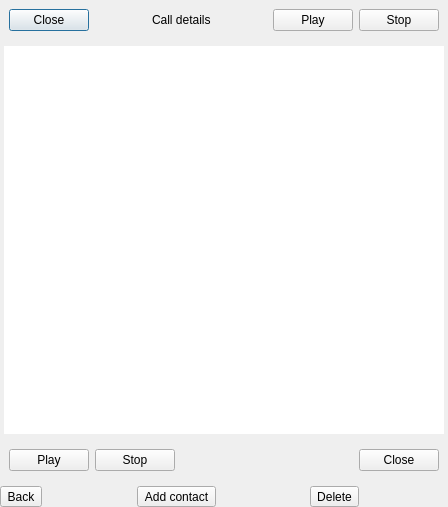
<?xml version="1.0" encoding="UTF-8"?>
<ui version="4.0">
 <class>CallDetails</class>
 <widget class="QDialog" name="CallDetails">
  <property name="geometry">
   <rect>
    <x>0</x>
    <y>0</y>
    <width>448</width>
    <height>507</height>
   </rect>
  </property>
  <property name="windowTitle">
   <string>Call Details</string>
  </property>
  <layout class="QGridLayout" name="gridLayout">
   <property name="margin">
    <number>0</number>
   </property>
   <item row="0" column="0" colspan="5">
    <widget class="QFrame" name="frBBControls">
     <property name="frameShape">
      <enum>QFrame::NoFrame</enum>
     </property>
     <property name="frameShadow">
      <enum>QFrame::Plain</enum>
     </property>
     <layout class="QGridLayout" name="gridLayout_5">
      <item row="0" column="0">
       <layout class="QGridLayout" name="gridLayout_4">
        <item row="0" column="0">
         <widget class="QPushButton" name="btCallDetailsCloseBB">
          <property name="text">
           <string>Close</string>
          </property>
         </widget>
        </item>
        <item row="0" column="4">
         <widget class="QPushButton" name="btCallDetailsPlayBB">
          <property name="text">
           <string>Play</string>
          </property>
         </widget>
        </item>
        <item row="0" column="2">
         <widget class="QLabel" name="bbFrameLabel">
          <property name="text">
           <string>Call details</string>
          </property>
         </widget>
        </item>
        <item row="0" column="5">
         <widget class="QPushButton" name="btCallDetailsStopBB">
          <property name="text">
           <string>Stop</string>
          </property>
         </widget>
        </item>
        <item row="0" column="1">
         <spacer name="horizontalSpacer_2">
          <property name="orientation">
           <enum>Qt::Horizontal</enum>
          </property>
          <property name="sizeHint" stdset="0">
           <size>
            <width>40</width>
            <height>20</height>
           </size>
          </property>
         </spacer>
        </item>
        <item row="0" column="3">
         <spacer name="horizontalSpacer_3">
          <property name="orientation">
           <enum>Qt::Horizontal</enum>
          </property>
          <property name="sizeHint" stdset="0">
           <size>
            <width>40</width>
            <height>20</height>
           </size>
          </property>
         </spacer>
        </item>
       </layout>
      </item>
     </layout>
    </widget>
   </item>
   <item row="3" column="0" colspan="5">
    <widget class="QFrame" name="frDesktopControls">
     <property name="frameShape">
      <enum>QFrame::NoFrame</enum>
     </property>
     <property name="frameShadow">
      <enum>QFrame::Plain</enum>
     </property>
     <layout class="QGridLayout" name="gridLayout_3">
      <item row="0" column="0">
       <layout class="QGridLayout" name="gridLayout_2">
        <item row="0" column="1">
         <widget class="QPushButton" name="btCallDetailsStop">
          <property name="text">
           <string>Stop</string>
          </property>
         </widget>
        </item>
        <item row="0" column="3">
         <widget class="QPushButton" name="btCallDetailsClose">
          <property name="text">
           <string>Close</string>
          </property>
         </widget>
        </item>
        <item row="0" column="0">
         <widget class="QPushButton" name="btCallDetailsPlay">
          <property name="text">
           <string>Play</string>
          </property>
         </widget>
        </item>
        <item row="0" column="2">
         <spacer name="horizontalSpacer">
          <property name="orientation">
           <enum>Qt::Horizontal</enum>
          </property>
          <property name="sizeHint" stdset="0">
           <size>
            <width>40</width>
            <height>20</height>
           </size>
          </property>
         </spacer>
        </item>
       </layout>
      </item>
     </layout>
    </widget>
   </item>
   <item row="4" column="0" colspan="5">
    <widget class="QFrame" name="frCallDetailsTools">
     <property name="frameShape">
      <enum>QFrame::NoFrame</enum>
     </property>
     <property name="frameShadow">
      <enum>QFrame::Raised</enum>
     </property>
     <layout class="QGridLayout" name="gridLayout_7">
      <property name="margin">
       <number>0</number>
      </property>
      <item row="0" column="1">
       <spacer name="horizontalSpacer_4">
        <property name="orientation">
         <enum>Qt::Horizontal</enum>
        </property>
        <property name="sizeHint" stdset="0">
         <size>
          <width>40</width>
          <height>20</height>
         </size>
        </property>
       </spacer>
      </item>
      <item row="0" column="4">
       <widget class="QToolButton" name="btCallDetailsDelete">
        <property name="text">
         <string>Delete</string>
        </property>
        <property name="icon">
         <iconset resource="taki.qrc">
          <normaloff>:/icons/delete.png</normaloff>:/icons/delete.png</iconset>
        </property>
       </widget>
      </item>
      <item row="0" column="2">
       <widget class="QToolButton" name="btCallDetailsAddContact">
        <property name="text">
         <string>Add contact</string>
        </property>
        <property name="icon">
         <iconset resource="taki.qrc">
          <normaloff>:/icons/add-contact.png</normaloff>:/icons/add-contact.png</iconset>
        </property>
       </widget>
      </item>
      <item row="0" column="3">
       <spacer name="horizontalSpacer_5">
        <property name="orientation">
         <enum>Qt::Horizontal</enum>
        </property>
        <property name="sizeHint" stdset="0">
         <size>
          <width>40</width>
          <height>20</height>
         </size>
        </property>
       </spacer>
      </item>
      <item row="0" column="0">
       <widget class="QToolButton" name="btCallDetailsBack">
        <property name="text">
         <string>Back</string>
        </property>
        <property name="icon">
         <iconset resource="taki.qrc">
          <normaloff>:/icons/arrow-left.png</normaloff>:/icons/arrow-left.png</iconset>
        </property>
       </widget>
      </item>
      <item row="0" column="5">
       <spacer name="horizontalSpacer_6">
        <property name="orientation">
         <enum>Qt::Horizontal</enum>
        </property>
        <property name="sizeHint" stdset="0">
         <size>
          <width>40</width>
          <height>20</height>
         </size>
        </property>
       </spacer>
      </item>
     </layout>
    </widget>
   </item>
   <item row="1" column="0" colspan="5">
    <layout class="QGridLayout" name="gridLayout_6">
     <property name="leftMargin">
      <number>4</number>
     </property>
     <property name="topMargin">
      <number>0</number>
     </property>
     <property name="rightMargin">
      <number>4</number>
     </property>
     <property name="bottomMargin">
      <number>0</number>
     </property>
     <item row="0" column="0">
      <widget class="QTextBrowser" name="callDetailsText">
       <property name="focusPolicy">
        <enum>Qt::NoFocus</enum>
       </property>
       <property name="frameShape">
        <enum>QFrame::NoFrame</enum>
       </property>
       <property name="verticalScrollBarPolicy">
        <enum>Qt::ScrollBarAlwaysOff</enum>
       </property>
       <property name="horizontalScrollBarPolicy">
        <enum>Qt::ScrollBarAlwaysOff</enum>
       </property>
       <property name="textInteractionFlags">
        <set>Qt::NoTextInteraction</set>
       </property>
       <property name="openLinks">
        <bool>false</bool>
       </property>
      </widget>
     </item>
    </layout>
   </item>
  </layout>
 </widget>
 <resources>
  <include location="taki.qrc"/>
 </resources>
 <connections>
  <connection>
   <sender>btCallDetailsClose</sender>
   <signal>clicked()</signal>
   <receiver>CallDetails</receiver>
   <slot>accept()</slot>
   <hints>
    <hint type="sourcelabel">
     <x>442</x>
     <y>458</y>
    </hint>
    <hint type="destinationlabel">
     <x>374</x>
     <y>268</y>
    </hint>
   </hints>
  </connection>
  <connection>
   <sender>btCallDetailsStop</sender>
   <signal>clicked()</signal>
   <receiver>CallDetails</receiver>
   <slot>stopPlayback()</slot>
   <hints>
    <hint type="sourcelabel">
     <x>117</x>
     <y>458</y>
    </hint>
    <hint type="destinationlabel">
     <x>187</x>
     <y>268</y>
    </hint>
   </hints>
  </connection>
  <connection>
   <sender>btCallDetailsPlay</sender>
   <signal>clicked()</signal>
   <receiver>CallDetails</receiver>
   <slot>startPlayback()</slot>
   <hints>
    <hint type="sourcelabel">
     <x>57</x>
     <y>458</y>
    </hint>
    <hint type="destinationlabel">
     <x>36</x>
     <y>268</y>
    </hint>
   </hints>
  </connection>
  <connection>
   <sender>btCallDetailsCloseBB</sender>
   <signal>clicked()</signal>
   <receiver>CallDetails</receiver>
   <slot>accept()</slot>
   <hints>
    <hint type="sourcelabel">
     <x>31</x>
     <y>14</y>
    </hint>
    <hint type="destinationlabel">
     <x>100</x>
     <y>37</y>
    </hint>
   </hints>
  </connection>
  <connection>
   <sender>btCallDetailsPlayBB</sender>
   <signal>clicked()</signal>
   <receiver>CallDetails</receiver>
   <slot>startPlayback()</slot>
   <hints>
    <hint type="sourcelabel">
     <x>382</x>
     <y>22</y>
    </hint>
    <hint type="destinationlabel">
     <x>497</x>
     <y>36</y>
    </hint>
   </hints>
  </connection>
  <connection>
   <sender>btCallDetailsStopBB</sender>
   <signal>clicked()</signal>
   <receiver>CallDetails</receiver>
   <slot>stopPlayback()</slot>
   <hints>
    <hint type="sourcelabel">
     <x>442</x>
     <y>21</y>
    </hint>
    <hint type="destinationlabel">
     <x>596</x>
     <y>36</y>
    </hint>
   </hints>
  </connection>
  <connection>
   <sender>btCallDetailsBack</sender>
   <signal>clicked()</signal>
   <receiver>CallDetails</receiver>
   <slot>accept()</slot>
   <hints>
    <hint type="sourcelabel">
     <x>13</x>
     <y>485</y>
    </hint>
    <hint type="destinationlabel">
     <x>155</x>
     <y>422</y>
    </hint>
   </hints>
  </connection>
 </connections>
 <slots>
  <slot>stopPlayback()</slot>
  <slot>startPlayback()</slot>
  <slot>addCallDetailToContact()</slot>
  <slot>delCallDetail()</slot>
 </slots>
</ui>
